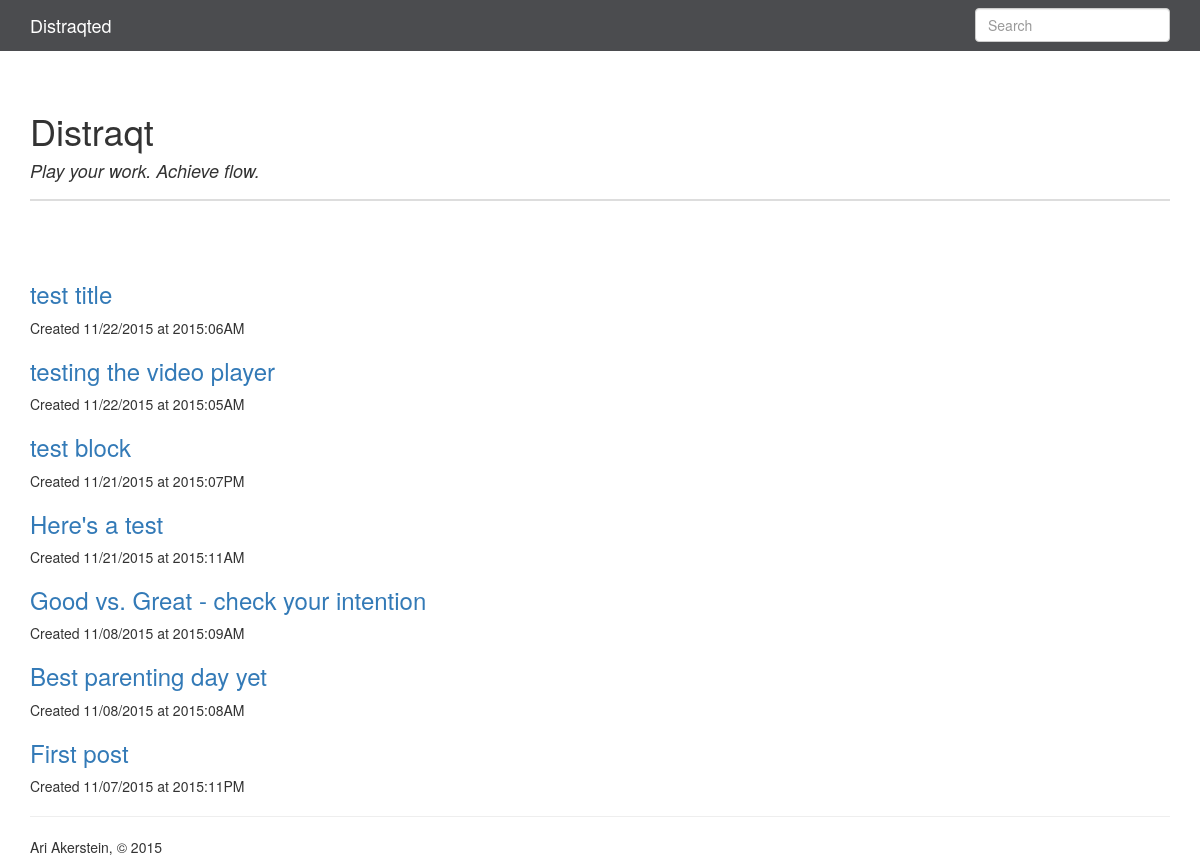
Before: / with the older database file.
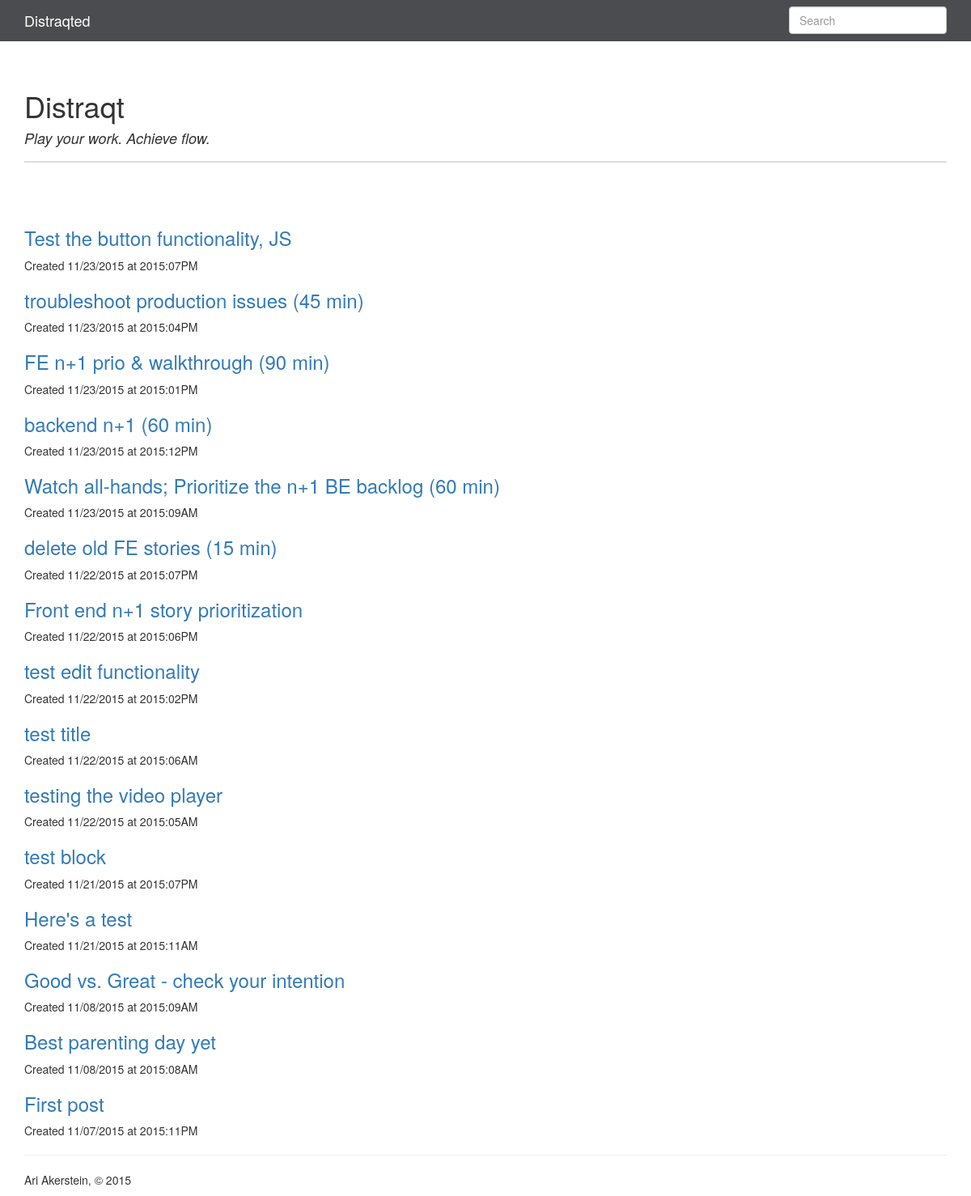
After: the same page with the newer database file.
### app.py (models this page shows, shortened)
class Entry(flask_db.Model):
    title = CharField()
    slug = CharField(unique=True)
    content = TextField()
    published = BooleanField(index=True)
    timestamp = DateTimeField(default=datetime.datetime.now, index=True)
    @classmethod
    def public(cls):
        return Entry.select().where(Entry.published == True)

### app.py (the view)
@app.route('/')
def index():
    search_query = request.args.get('q')
    if search_query:
        query = Entry.search(search_query)
    else:
        query = Entry.public().order_by(Entry.timestamp.desc())
    return object_list(
        'index.html',
        query,
        search=search_query,
        check_bounds=False)

### templates/index.html (shortened to what this page needs)
{% extends "base.html" %}
{% block content %}
  {% for entry in object_list %}
    {% if search %}
      {% set entry = entry.entry %}
    {% endif %}
    <h3>
      <a href="{% if entry.published %}{{ url_for('detail', slug=entry.slug) }}{% else %}{{ url_for('edit', slug=entry.slug) }}{% endif %}">
        {{ entry.title }}
      </a>
    </h3>
    <p>Created {{ entry.timestamp.strftime('%m/%d/%Y at %G:%I%p') }}</p>
  {% else %}
    <p>No entries have been created yet.</p>
  {% endfor %}
{% endblock %}

### templates/base.html (shortened to what this page needs)
<!doctype html>
<html>
  <head>
    <link rel=stylesheet type=text/css href="{{ url_for('static', filename='css/bootstrap.min.css') }}" />
    <link rel=stylesheet type=text/css href="{{ url_for('static', filename='css/hilite.css') }}" />
  </head>
  <body>
    <div class="navbar navbar-default navbar-static-top" role="navigation">
      <div class="container">
        <div class="navbar-header">
          <a class="navbar-brand" href="{{ url_for('index') }}">Distraqted</a>
        </div>
        <div class="navbar-collapse collapse">
          {% block search_bar %}
            <form action="{{ url_for('index') }}" class="navbar-form navbar-right" id="search-form" method="get" role="search">
              <div class="form-group">
                <input class="form-control" name="q" placeholder="Search" type="text" value="{% if search %}{{ search }}{% endif %}">
              </div>
            </form>
          {% endblock %}
        </div>
      </div>
    </div>
<div class="container content">
  <div class="page-header"><h1>Distraqt<h4><p><i>Play your work. Achieve flow.</p></i></h4></h1>
</div>
</div>
    <div class="container">
      {% block page_header %}<br>
      </br> {% endblock %}
      {% block content %}{% endblock %}
{% block footer %}
      <footer>
        <hr />
        <p>Ari Akerstein, &copy; 2015</p>
      </footer>
{% endblock %}
    </div>
  </body>
</html>

Changed rows visible on the page:
added Entry: title "Test the button functionality, JS", timestamp "11/23/2015 at 2015:07PM"
added Entry: title "troubleshoot production issues (45 min)", timestamp "11/23/2015 at 2015:04PM"
added Entry: title "FE n+1 prio & walkthrough (90 min)", timestamp "11/23/2015 at 2015:01PM"
added Entry: title "backend n+1 (60 min)", timestamp "11/23/2015 at 2015:12PM"
added Entry: title "Watch all-hands; Prioritize the n+1 BE backlog (60 min)", timestamp "11/23/2015 at 2015:09AM"
added Entry: title "delete old FE stories (15 min)", timestamp "11/22/2015 at 2015:07PM"
added Entry: title "Front end n+1 story prioritization", timestamp "11/22/2015 at 2015:06PM"
added Entry: title "test edit functionality", timestamp "11/22/2015 at 2015:02PM"
